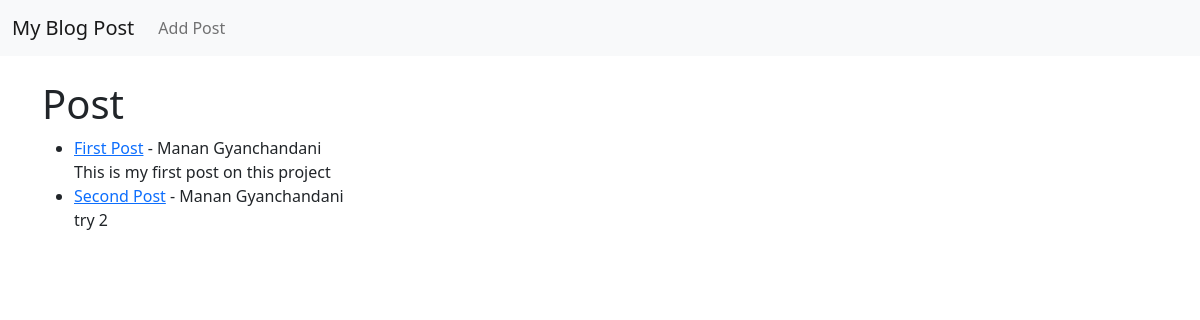
Before: / with the older database file.
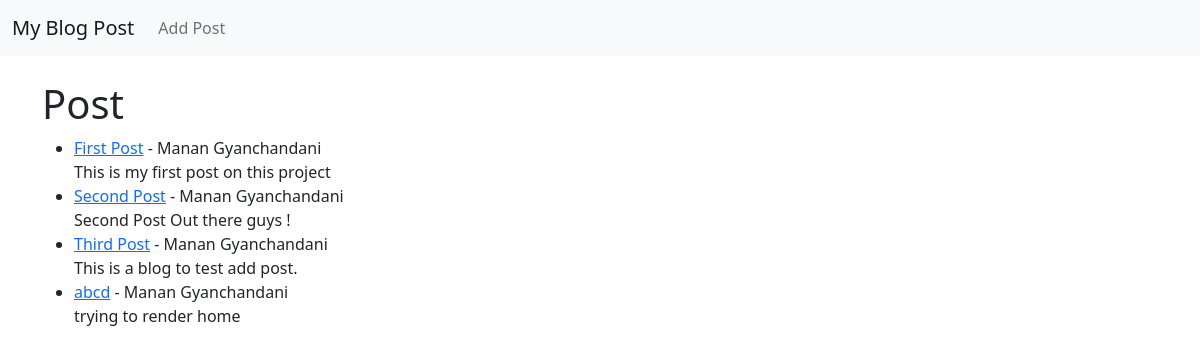
After: the same page with the newer database file.
### blog/models.py (models this page shows, shortened)
class Post(models.Model):
    title = models.CharField(max_length=255)
    title_tag = models.CharField(max_length=255)
    author = models.ForeignKey(User , on_delete = models.CASCADE)
    body = models.TextField()

### blog/views.py (the view)
# urls.py: path('', HomeView.as_view(), name = "home"),
class HomeView(ListView):
    model = Post
    template_name = 'home.html'

### templates/home.html
{% extends 'base.html'%}
{% block content %}
<h1>Post</h1>
<ul>
{% for post in object_list %}
    <li><a href = "{% url 'article-detail' post.pk %}">{{ post.title }}</a> - {{ post.author.first_name }} {{ post.author.last_name }}<br>
    {{ post.body }}</li>
{% endfor%}
</ul>
 {% endblock %}

### templates/base.html (shortened to what this page needs)
<!doctype html>
<html lang="en">
  <head>
    <link href="https://cdn.jsdelivr.net/npm/bootstrap@5.0.0-beta1/dist/css/bootstrap.min.css" rel="stylesheet">
  </head>
  <body>
    <div class = "container-fluid px-0 mx-0">
        <nav class="navbar navbar-expand-lg navbar-light bg-light">
            <div class="container-fluid">
              <a class="navbar-brand" href="{% url 'home' %}">My Blog Post</a>
              <div class="collapse navbar-collapse" id="navbarSupportedContent">
                <ul class="navbar-nav me-auto mb-2 mb-lg-0">
                  <li class="nav-item">
                    <a class="nav-link" href="{% url 'add_post' %}">Add Post</a>
                  </li>
                </ul>
              </div>
            </div>
          </nav>
    </div>
      <br/>
    <div class="container">
        {% block content %}
        {% endblock %}
    </div>
  </body>
</html>

Changed rows visible on the page:
changed Post "Second Post": body "try 2" → "Second Post Out there guys !"
added Post: title "Third Post", author.first_name "Manan", author.last_name "Gyanchandani", body "This is a blog to test add post."
added Post: title "abcd", author.first_name "Manan", author.last_name "Gyanchandani", body "trying to render home"
